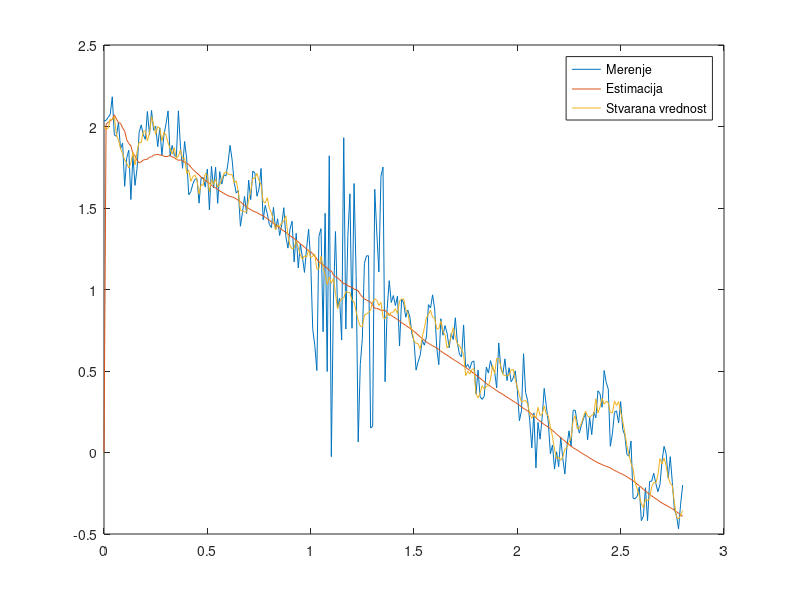
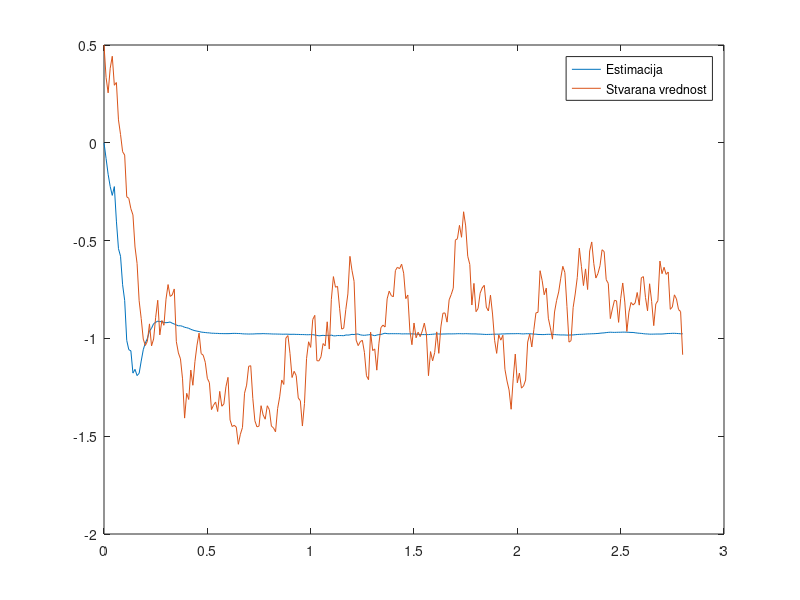

Reproduce these figures in MATLAB, in order.
clc
clear all;
close all;


data = load('pad.mat');
y = data.merenja;
t = data.t;
x = data.x_stvarno;

% podaci
T = t(2); %s
g = 9.81; %m/s^2
m = 1; %kg
k = 10; %kg/s
t1 = 1; %s
t2 = 1.4; %s

process_stdev_pos = .05;
process_stdev_vel = .1;
measure_stdev1 = 0.1;
measure_stdev2 = 0.5;
sigma  = 1;

% formiranje modela
A = [1 T; 0 (1-k*T/m)];
B = [0; -g*T];
C = [1 0];
Q = (B*B')*[process_stdev_pos^2 0; 0 process_stdev_vel^2];

R = measure_stdev1^2;
%R2 = measure_stdev2^2;

% inicijalizacija
x_est = [0;0];
p_est = [1 0;0 1]*sigma;

x_estimirano = zeros(2, length(y) + 1);
p_estimirano = zeros(2, length(y) + 1);
K_zapamceno = zeros(2, length(y));

x_estimirano(:,1) = x_est;
p_estimirano = diag(p_est);

for k = 1 :  length(y)
    % predikcija
    x_pred = A*x_est + B; % B je za slučaj kada upravljacki signal postoji
    p_pred = A*p_est*A' + Q;

    % estimacija
    K = p_pred*C'*(C*p_pred*C'+R)^(-1);
    x_est = x_pred + K*(y(k) - C*x_pred);
    p_est = (eye(2) - K*C)*p_pred;

    x_estimirano(:,k+1) = x_est;
    p_estimirano(:,k+1) = diag(p_est);
    K_zapamceno(:,k) = K;

end

% prikaz rezultata

figure(1);
plot(t,y);hold on;
plot(t,x_estimirano(1,1:end-1));hold on;
plot(t,x(1,:));
legend("Merenje","Estimacija","Stvarana vrednost");


figure(2);
plot(t,x_estimirano(2,1:end-1));hold on;
plot(t,x(2,:));
legend("Estimacija","Stvarana vrednost");





